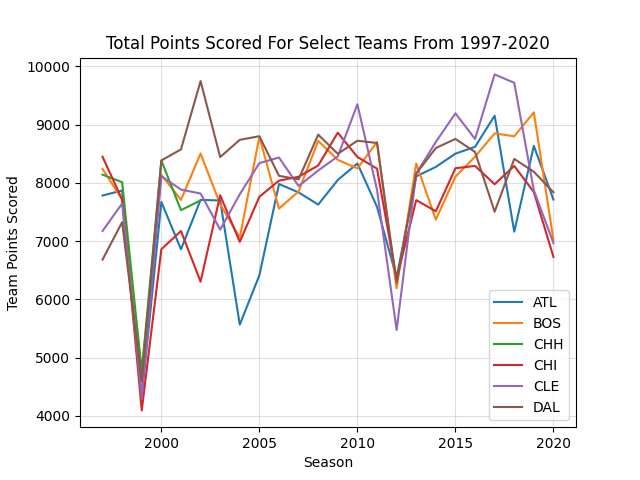

The Python source for this figure:
# Creates a line graph of total points scored in the NBA for each team in each season since 1996/7
import pandas as pd
import seaborn as sns
from matplotlib import pyplot as plt

nba_clean = pd.read_csv("~/PycharmProjects/pycharm-test/nba_clean.csv")

league_points = (nba_clean
                 .loc[:, ['team_abbreviation', 'season', 'total_points']]
                 .groupby(['season', 'team_abbreviation'])
                 .sum()
                 .reset_index()
                 )

print(league_points)

# Creates a list of every nba team that I can loop through
nba_teams = league_points['team_abbreviation'].unique()

# Honestly does not create a very interesting plot at all
# However, I got a handle for using seaborn and looping through a list to make multiple lines
for team in nba_teams[0:6]:
    team_points = league_points.total_points[league_points.team_abbreviation == team]
    sns.lineplot(league_points.season, team_points, label=team)
plt.grid(alpha=0.4)
plt.xlabel('Season')
plt.ylabel('Team Points Scored')
plt.title('Total Points Scored For Select Teams From 1997-2020')
plt.show()
